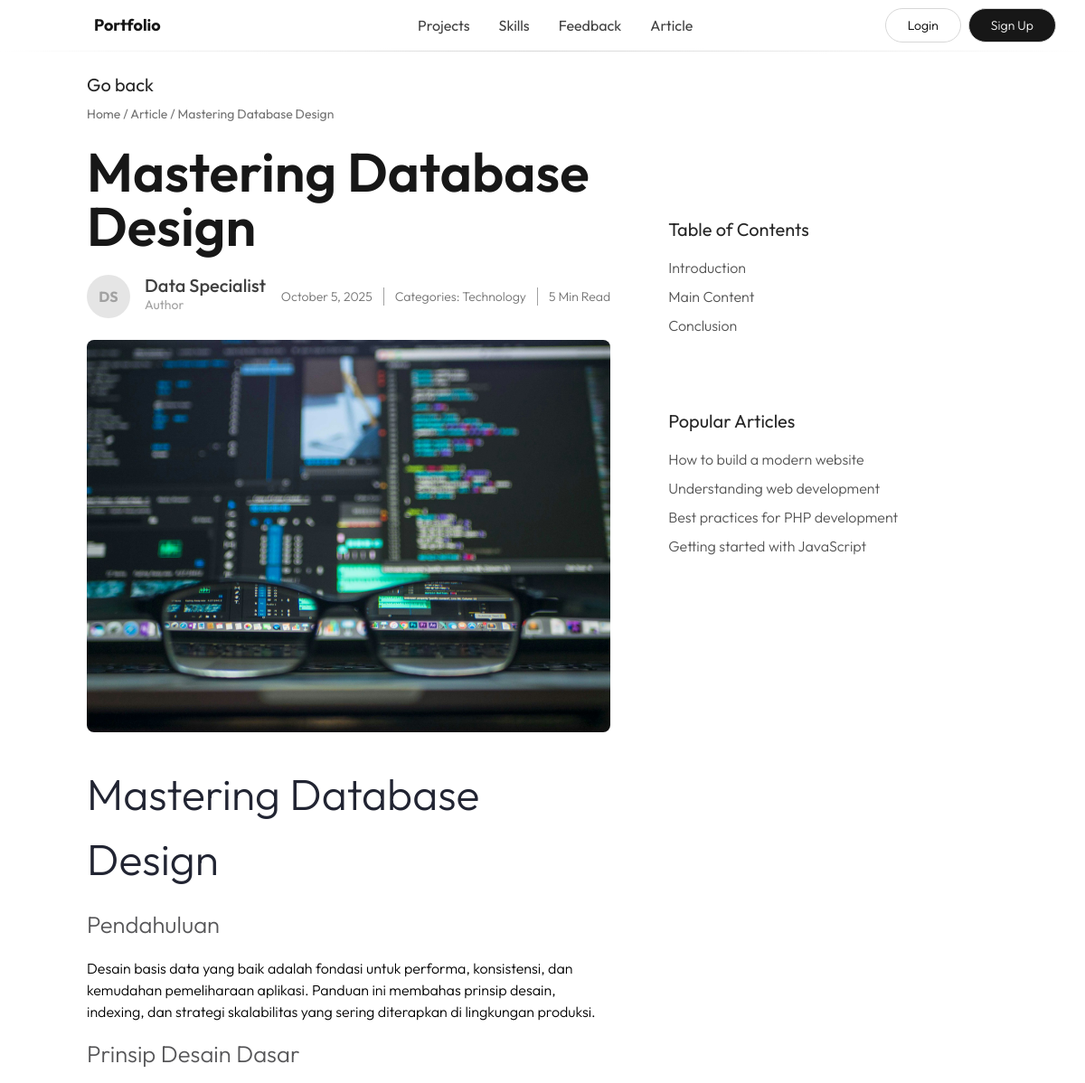
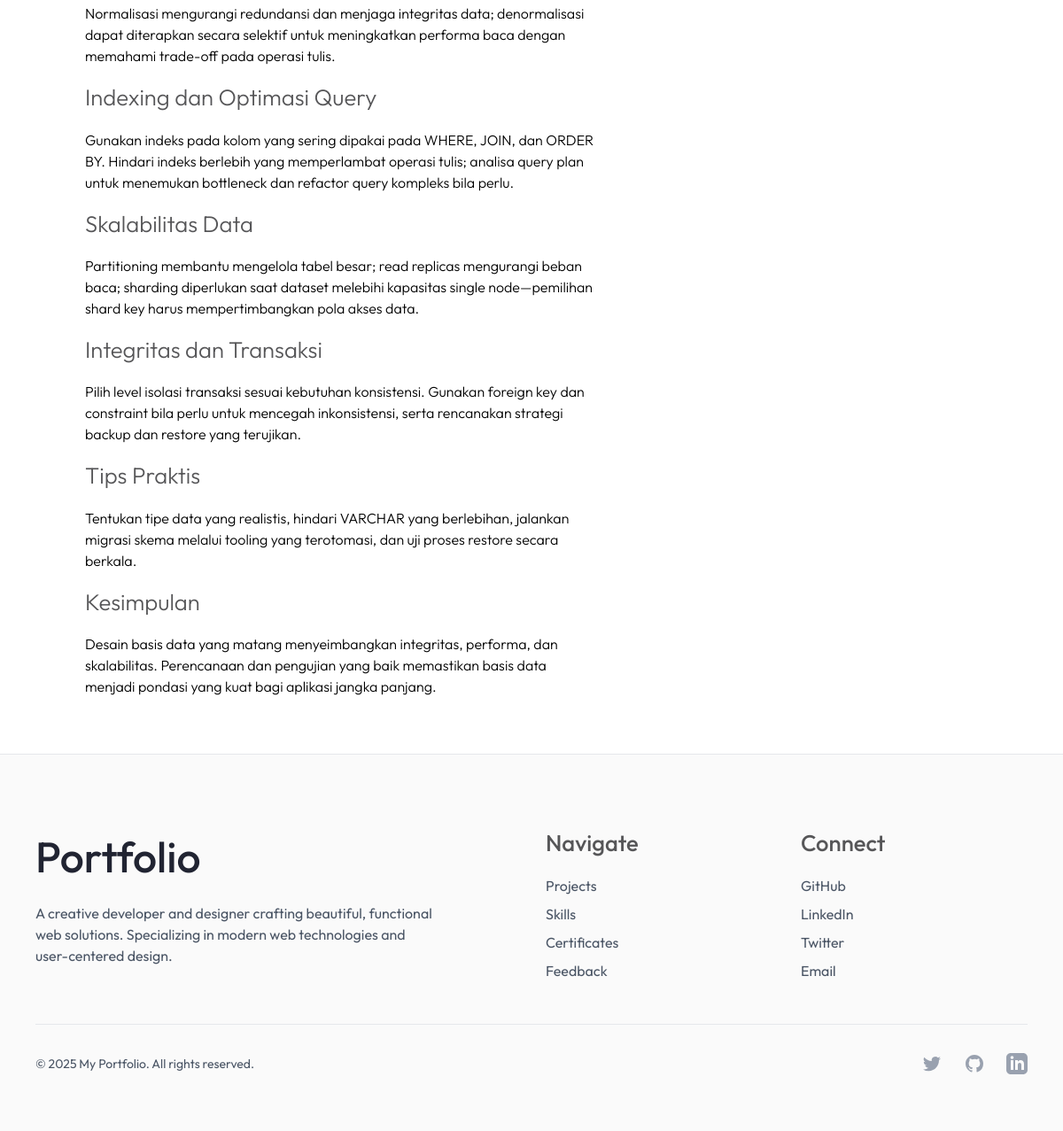
The page /modules/articles/article.php?id=4 on the database its author committed (2 pictures, top to bottom).
### tables this page shows
CREATE TABLE `tb_artikel` (
  `id` int(11) NOT NULL,
  `judul` varchar(255) NOT NULL,
  `isi` text NOT NULL,
  `kategori` varchar(100) NOT NULL,
  `publisher` varchar(100) NOT NULL,
  `gambar` varchar(255) NOT NULL,
  `tanggal` timestamp NOT NULL DEFAULT current_timestamp()
);

### app/Controllers/ArticleController.php (called while the page is built, shortened)
<?php
require_once '../../app/Models/Article.php';
require_once '../../app/Helpers/functions.php';
require_once '../../config/database.php';
class ArticleController
{
  private $articleModel;
  public function __construct()
  {
    global $con;
    $this->articleModel = new Article($con);
  }
  public function show($id)
  {
    $article = $this->articleModel->getArticleById($id);
    return $article;
  }
}

### app/Models/Article.php (called while the page is built, shortened)
<?php
class Article
{
  private $con;
  public function __construct($database)
  {
    $this->con = $database;
  }
  public function getArticleById($id)
  {
    $sql = "SELECT * FROM tb_artikel WHERE id = ?";
    $stmt = $this->con->prepare($sql);
    $stmt->bind_param("i", $id);
    $stmt->execute();
    $result = $stmt->get_result();
    return $result->fetch_assoc();
  }
}

### app/Helpers/functions.php (called while the page is built, shortened)
<?php
function formatDate($date)
{
  return date('F j, Y', strtotime($date));
}

### modules/articles/article.php (the view, shortened to what this page needs)
<?php
include '../../config/database.php';
include '../../app/Controllers/ArticleController.php';
$articleId = isset($_GET['id']) ? (int)$_GET['id'] : 0;
if ($articleId > 0) {
	$controller = new ArticleController();
	$article = $controller->show($articleId);
} else {
	header("Location: ../../index.php");
	exit;
}
?>
<!DOCTYPE html>
<html lang="en">
<head>
	<link rel="stylesheet" href="../../assets/css/output.css">
</head>
<body class="outfit-thin overflow-x-hidden">
	<div class="w-full">
		<div class="w-full fixed top-0 z-50 inset-x-0 h-auto bg-white/20 backdrop-blur-md">
			<div class="hidden p-2 md:flex items-center justify-between md:max-w-6xl md:mx-auto">
				<div class="px-18">
					<h1 class="text-lg outfit-bold text-neutral-900">Portfolio</h1>
				</div>
				<div class="flex items-center justify-center gap-4">
					<a href="../../index.php#projects" class="text-md outfit-regular p-2 text-neutral-700 hover:text-neutral-900 hover:text-shadow-sm transition-all">Projects</a>
					<a href="../../index.php#skills" class="text-md outfit-regular p-2 text-neutral-700 hover:text-neutral-900 hover:text-shadow-sm transition-all">Skills</a>
					<a href="../../index.php#feedback" class="text-md outfit-regular p-2 text-neutral-700 hover:text-neutral-900 hover:text-shadow-sm transition-all">Feedback</a>
					<a href="./index.php" class="text-md outfit-regular p-2 text-neutral-700 hover:text-neutral-900 hover:text-shadow-sm transition-all">Article</a>
				</div>
				<div class="flex items-center justify-end gap-2">
					<a href="../login/index.php" class="text-sm rounded-full border border-[#d7d7d7] px-6 py-2 hover:shadow-sm hover:bg-[#fafafa] transition-all">Login</a>
					<a href="../register/index.php" class="text-sm rounded-full bg-neutral-900 border border-[#d7d7d7] text-white px-6 py-2 hover:shadow-sm hover:bg-neutral-700 transition-all">Sign Up</a>
				</div>
			</div>
			<div class="w-full h-px bg-linear-to-r from-white via-[#d7d7d7] to-white"></div>
		</div>
		<div class="m-0 md:mx-24">
			<div class="mt-20 mb-6 p-4 md:p-0 space-y-2">
				<div class="">
					<a href="./index.php" class="text-neutral-800 text-xl outfit-regular hover:underline hover:text-neutral-900 transition-all">Go back</a>
				</div>
				<div class="">
					<p class="text-sm text-neutral-500 outfit-regular">Home / Article / <?= htmlspecialchars($article['judul']) ?></p>
				</div>
			</div>
			<div class="w-full grid md:grid-cols-5 gap-8 md:gap-16 p-4 md:p-0">
				<div class="md:col-span-3">
					<div class="">
						<h1 class="text-4xl sm:text-5xl md:text-6xl text-neutral-900 outfit-semibold"><?= htmlspecialchars($article['judul']) ?></h1>
					</div>
					<div class="my-6 flex flex-col sm:flex-row sm:items-center sm:justify-between gap-2">
						<div class="flex items-center gap-4">
							<div class="size-12 rounded-full bg-neutral-200 flex items-center justify-center text-center">
								<span class="text-md text-neutral-400 outfit-bold">
									<?php
									$publisher = $article['publisher'];
									$initials = '';
									$names = explode(' ', $publisher);
									foreach ($names as $name) {
										$initials .= strtoupper(substr($name, 0, 1));
									}
									echo $initials;
									?>
								</span>
							</div>
							<div class="">
								<h1 class="text-xl/4 text-neutral-700 outfit-medium"><?= htmlspecialchars($article['publisher']) ?></h1>
								<span class="text-sm text-neutral-400 outfit-regular">Author</span>
							</div>
						</div>
						<div class="flex items-center gap-3">
							<span class="text-sm text-neutral-500 outfit-thin"><?= formatDate($article['tanggal']) ?></span>
							<span class="text-sm text-neutral-500 outfit-thin">Categories: Technology</span>
							<span class="text-sm text-neutral-500 outfit-thin">5 Min Read</span>
						</div>
					</div>
					<div class="">
						<div class="mb-8 md:md-16">
							<img src="./uploads/<?= htmlspecialchars($article['gambar']) ?>" alt="<?= htmlspecialchars($article['judul']) ?>" class="w-full h-auto object-cover rounded-lg">
						</div>
						<div class="">
							<div class="article-content">
								<?= $article['isi'] ?>
							</div>
						</div>
					</div>
				</div>
				<div class="hidden md:block md:col-span-2">
					<div class="my-8 md:my-20">
						<h1 class="text-xl text-neutral-800 outfit-regular mb-4">Table of Contents</h1>
						<ol class="space-y-2">
							<li class="outift-thin"><a href="#" class="text-base text-neutral-600">Introduction</a></li>
							<li class="outift-thin"><a href="#" class="text-base text-neutral-600">Main Content</a></li>
							<li class="outift-thin"><a href="#" class="text-base text-neutral-600">Conclusion</a></li>
						</ol>
					</div>
					<div class="my-8 md:my-20">
						<h1 class="text-xl text-neutral-800 outfit-regular mb-4">Popular Articles</h1>
						<ol class="space-y-2">
							<li class="outift-thin"><a href="#" class="text-base text-neutral-600">How to build a modern website</a></li>
							<li class="outift-thin"><a href="#" class="text-base text-neutral-600">Understanding web development</a></li>
							<li class="outift-thin"><a href="#" class="text-base text-neutral-600">Best practices for PHP development</a></li>
							<li class="outift-thin"><a href="#" class="text-base text-neutral-600">Getting started with JavaScript</a></li>
						</ol>
					</div>
				</div>
			</div>
		</div>
		<?php
		include '../../includes/footer.php';
		?>
</body>
</html>

### modules/articles/article.php (style rules this page uses)
.outfit-thin { font-family: "Outfit", sans-serif; font-optical-sizing: auto; font-weight: 300; font-style: normal; }
.outfit-regular { font-family: "Outfit", sans-serif; font-optical-sizing: auto; font-weight: 400; font-style: normal; }
.outfit-medium { font-family: "Outfit", sans-serif; font-optical-sizing: auto; font-weight: 500; font-style: normal; }
.outfit-semibold { font-family: "Outfit", sans-serif; font-optical-sizing: auto; font-weight: 600; font-style: normal; }
.outfit-bold { font-family: "Outfit", sans-serif; font-optical-sizing: auto; font-weight: 700; font-style: normal; }
h3 { font-size: 3rem; color: #212432; margin: 18px 0px; }
h4 { font-size: 1.6rem; color: #565658; margin: 16px 0px; }

### rows shown on the page
tb_artikel: judul "Mastering Database Design", publisher "Data Specialist", tanggal "October 5, 2025", gambar (picture), isi "Mastering Database Design Pendahuluan Desain basis data yang baik adalah fondasi untuk performa, konsistensi, dan kemudahan pemeliharaan aplikasi. Panduan ini membahas prinsip desain, indexing, dan strategi skalabilitas yang sering diterapkan di lingkungan produksi. Prinsip Desain Dasar Normalisasi mengurangi redundansi dan menjaga integritas data; denormalisasi dapat diterapkan secara selektif untuk meningkatkan performa baca dengan memahami trade-off pada operasi tulis. Indexing dan Optimasi Query Gunakan indeks pada kolom yang sering dipakai pada WHERE, JOIN, dan ORDER BY. Hindari indeks berlebih yang memperlambat operasi tulis; analisa query plan untuk menemukan bottleneck dan refactor…"

### other values the page prints
$initials "DS"
